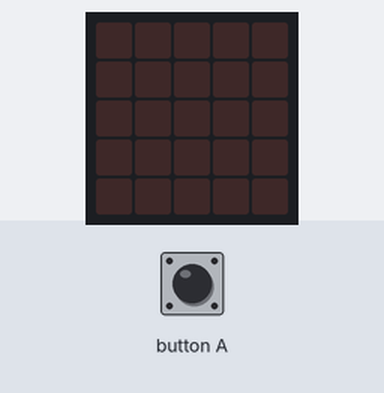
A program run on a simulated BBC micro:bit (MakeCode). On the bench: the board's 5×5 LED display. The inputs (shaded band) are chosen by the test bench. Random numbers come from a fixed seed.

Above: at 1.2 s.
1.3 s: button A pressed for 0.15 s
At 2.6 s:
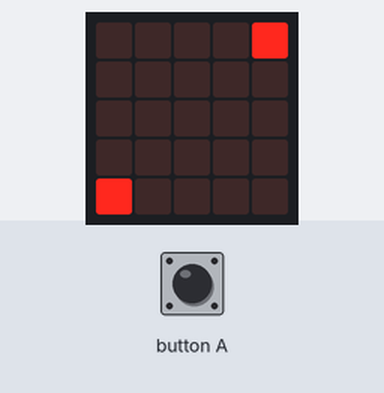
4.4 s: button A pressed for 0.15 s
At 5.1 s:
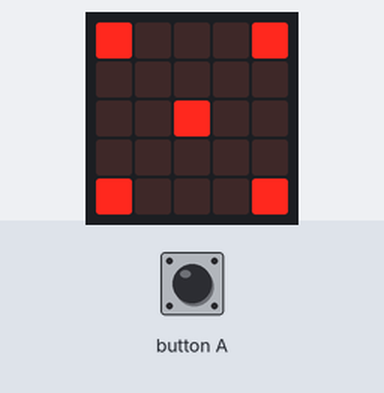
7.5 s: button A pressed for 0.15 s
At 8.9 s:
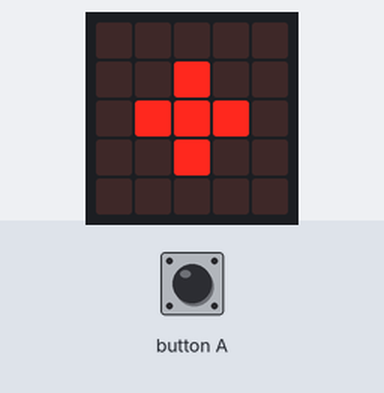
10.6 s: button A pressed for 0.15 s
At 12.7 s:
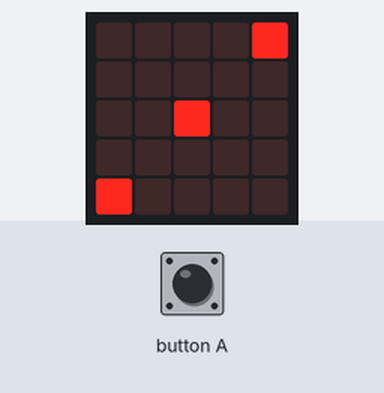
16.5 s: button A pressed 2 times (0.12 s each, 0.3 s apart)
At 20.4 s:
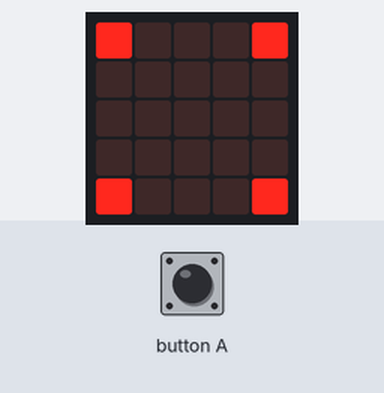
Timing chart, 0 to 21.9 s (numbered marks = the images above; inputs shaded):
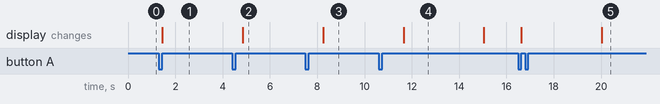

The program:

main.ts
```typescript
function 显示1 () {
    basic.showLeds(`
        . . . . .
        . . # . .
        . # # # .
        . . # . .
        . . . . .
        `)
}
function 显示2 () {
    basic.showLeds(`
        . . . . #
        . . . . .
        . . . . .
        . . . . .
        # . . . .
        `)
}
function 电子骰子显示 (数字: number) {
    if (数字 == 1) {
        显示1()
    } else if (数字 == 2) {
        显示2()
    } else if (数字 == 3) {
        显示3()
    } else if (数字 == 4) {
        显示4()
    } else if (数字 == 5) {
        显示5()
    } else {
        显示6()
    }
    basic.pause(3000)
    basic.clearScreen()
}
input.onButtonPressed(Button.A, function () {
    电子骰子显示(randint(1, 6))
})
function 显示5 () {
    basic.showLeds(`
        # . . . #
        . . . . .
        . . # . .
        . . . . .
        # . . . #
        `)
}
function 显示3 () {
    basic.showLeds(`
        . . . . #
        . . . . .
        . . # . .
        . . . . .
        # . . . .
        `)
}
function 显示4 () {
    basic.showLeds(`
        # . . . #
        . . . . .
        . . . . .
        . . . . .
        # . . . #
        `)
}
function 显示6 () {
    basic.showLeds(`
        # . . . #
        . . . . .
        # . . . #
        . . . . .
        # . . . #
        `)
}
```

test.ts
```typescript
// 在此处测试；当此软件包作为插件使用时，将不会编译此软件包。
```

Measured:
- after the input at 1.3 s, the display: changes after 0.15 s (image 1)
- after the input at 16.5 s, the display: first changes after 0.12 s (image 5 shows a later state)
- what the display in image 4 shows lasts 3.4 s, from 11.7 s to 15.1 s
